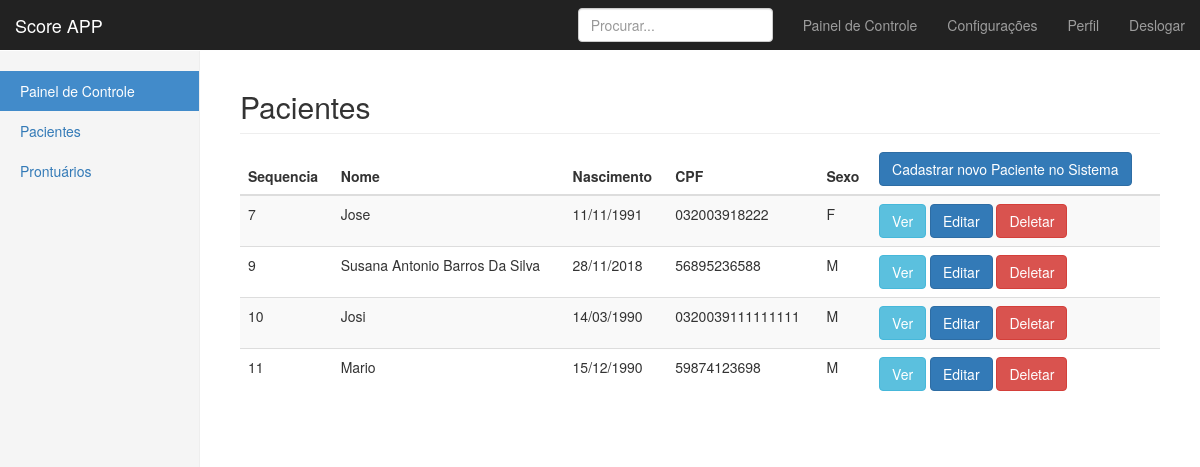
Page /pacientes (signed in) on the committed database.
### app.py (models this page shows)
class Paciente(db.Model):
    id = db.Column(db.Integer, primary_key=True)
    nome = db.Column(db.String(20))
    nascimento = db.Column(db.Date)
    cpf = db.Column(db.String(11), unique=True)
    sexo = db.Column(db.String(10))

### app.py (the view)
@app.route('/pacientes')
@login_required
def pacientes():
    pacientes = Paciente.query.all()
    return render_template('pacientes.tpl', pacientes=pacientes)

### app.py (called while the page is built)
@login_manager.user_loader
def load_user(user_id):
    return Usuario.query.get(int(user_id))

### templates/pacientes.tpl (shortened to what this page needs)
{% extends "bootstrap/base.html" %}
{% import "bootstrap/wtf.html" as wtf %}
{% block html_attribs %} lang="pt-br"{% endblock %}
{% block styles %}
    {{super()}}
    <link rel="stylesheet" href="{{url_for('.static', filename='css/dashboard.css')}}">
{% endblock %}
{% block content %}
<nav class="navbar navbar-inverse navbar-fixed-top">
	<div class="container-fluid">
		<div class="navbar-header">
          <a class="navbar-brand" href="/painelcontrole">Score APP</a>
		</div>
    <div id="navbar" class="navbar-collapse collapse">
          <ul class="nav navbar-nav navbar-right">
            <li><a href="/painelcontrole">Painel de Controle</a></li>
            <li><a href="#">Configurações</a></li>
            <li><a href="#">Perfil</a></li>
            <li><a href="{{ url_for('logout') }}">Deslogar</a></li>
          </ul>
          <form class="navbar-form navbar-right">
            <input type="text" class="form-control" placeholder="Procurar...">
          </form>
        </div>
      </div>
    </nav>
    <div class="container-fluid">
      <div class="row">
        <div class="col-sm-3 col-md-2 sidebar">
          <ul class="nav nav-sidebar">
            <li class="active"><a href="/painelcontrole">Painel de Controle<span class="sr-only">(current)</span></a></li>
            <li><a href="/pacientes">Pacientes</a></li>
            <li><a href="prontuarios">Prontuários</a></li>
          </ul>
        </div>
        <div class="col-sm-9 col-sm-offset-3 col-md-10 col-md-offset-2 main">
<div class="table-responsive">
    <table class="table table-striped">
	<h2 class="sub-header">Pacientes</h2>
        <thead>
            <tr>
                 <th>Sequencia</th>
				<th>Nome</th>
                <th>Nascimento</th>
                <th>CPF</th>
                <th>Sexo</th>
				<th><a href="/paciente/inserir" class="btn btn-primary btn-md">Cadastrar novo Paciente no Sistema</a></th>
            </tr>
        </thead>
        <tbody>
             {% for paciente in pacientes %}
						<tr>
						  <td>{{paciente.id}}</td>
						  <td>{{paciente.nome}}</td>
						  <td>{{paciente.nascimento.strftime('%d/%m/%Y')}}</td>
						  <td>{{paciente.cpf}}</td>
						  <td>{{paciente.sexo}}</td>
						   <td>
						   <a class="btn btn-info" href="/paciente/ver/{{paciente.id}}">Ver</a>
						   <a class="btn btn-primary" href="/paciente/editar/{{paciente.id}}">Editar</a>
						   <a class="btn btn-danger" href="/paciente/deletar/{{paciente.id}}">Deletar</a>
						   </td>
						</tr>
				{% endfor %}
        </tbody>
    </table>
</div>
{% endblock %}

### static/css/dashboard.css (style rules this page uses)
body { padding-top: 50px; }
.sub-header { padding-bottom: 10px; border-bottom: 1px solid #eee; }
.navbar-fixed-top { border: 0; }
.sidebar { display: none; }
@media (min-width: 768px) { .sidebar { position: fixed; top: 51px; bottom: 0; left: 0; z-index: 1000; display: block; padding: 20px; overflow-x: hidden; overflow-y: auto; background-color: #f5f5f5; border-right: 1px solid #eee; } }
.nav-sidebar { margin-right: -21px; margin-bottom: 20px; margin-left: -20px; }
.nav-sidebar > li > a { padding-right: 20px; padding-left: 20px; }
.nav-sidebar > .active > a, .nav-sidebar > .active > a:hover, .nav-sidebar > .active > a:focus { color: #fff; background-color: #428bca; }
.main { padding: 20px; }
@media (min-width: 768px) { .main { padding-right: 40px; padding-left: 40px; } }

### rows in the picture
Paciente: id "7", nome "Jose", nascimento "11/11/1991", cpf "032003918222", sexo "F"
Paciente: id "9", nome "Susana Antonio Barros Da Silva", nascimento "28/11/2018", cpf "56895236588", sexo "M"
Paciente: id "10", nome "Josi", nascimento "14/03/1990", cpf "0320039111111111", sexo "M"
Paciente: id "11", nome "Mario", nascimento "15/12/1990", cpf "59874123698", sexo "M"
